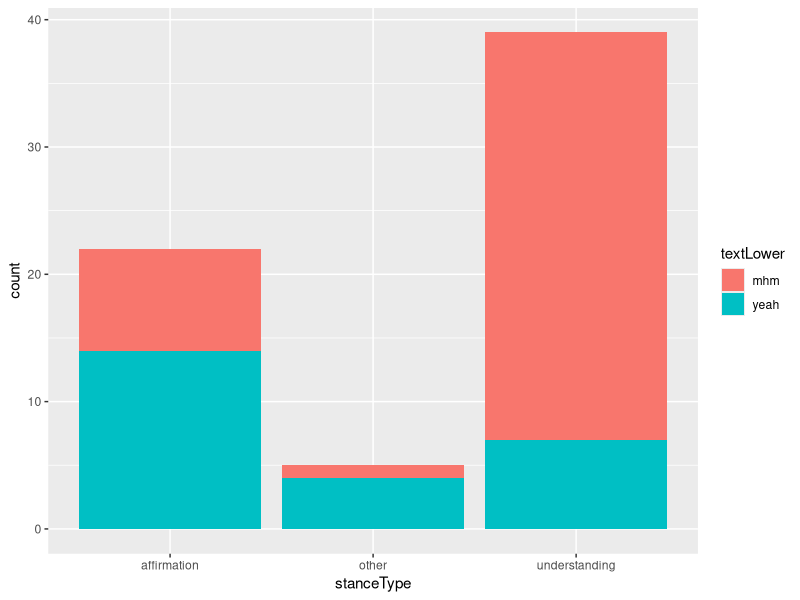
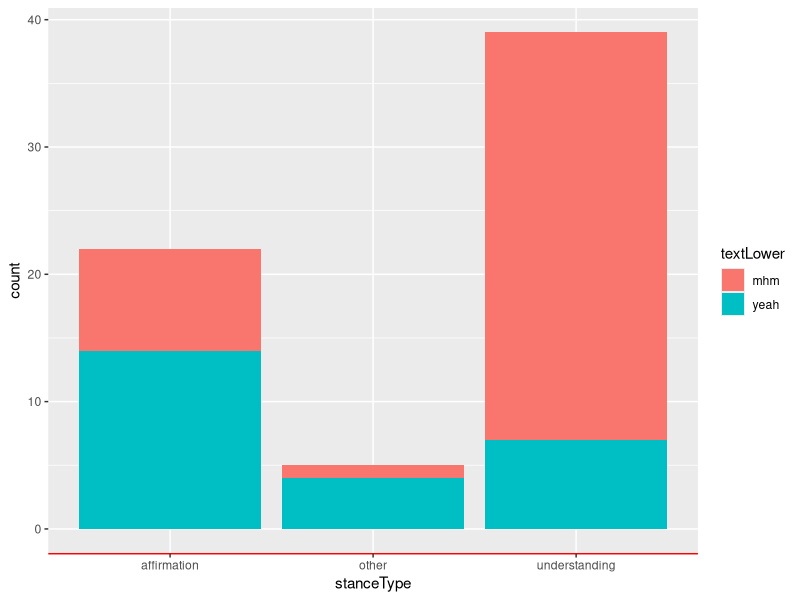
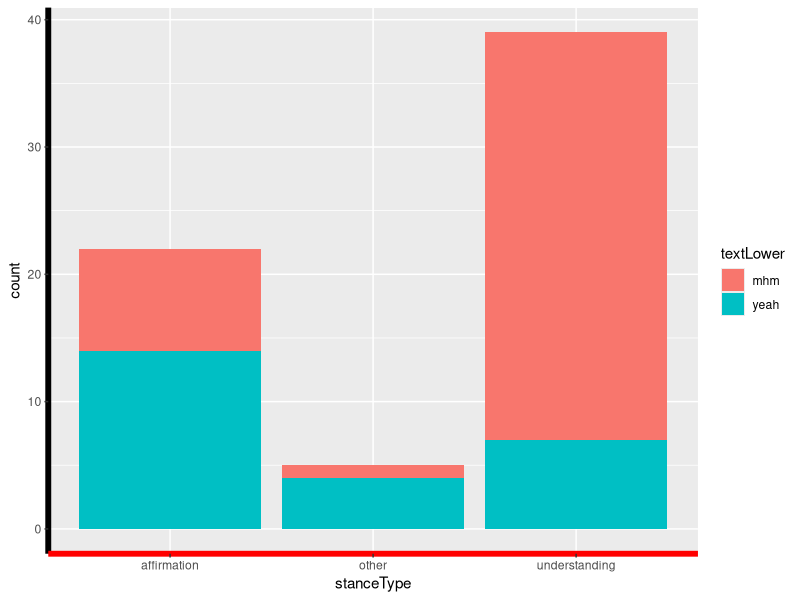
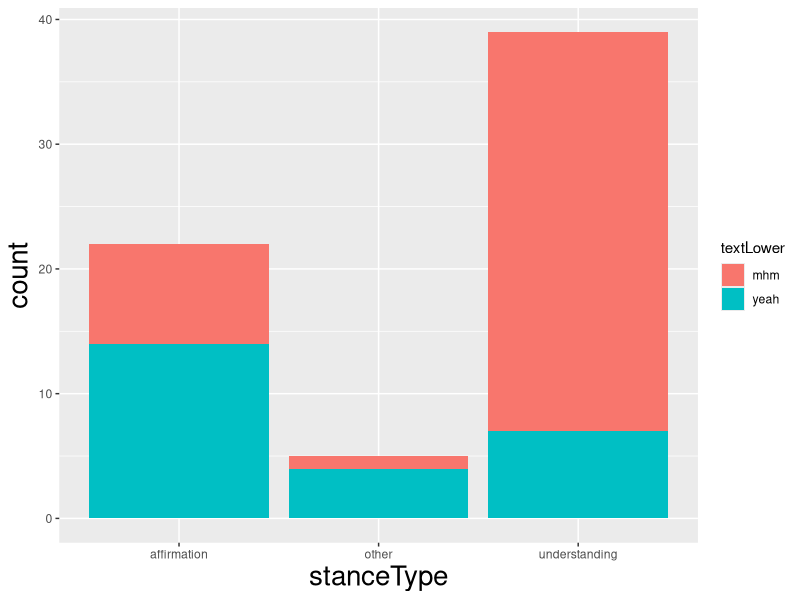
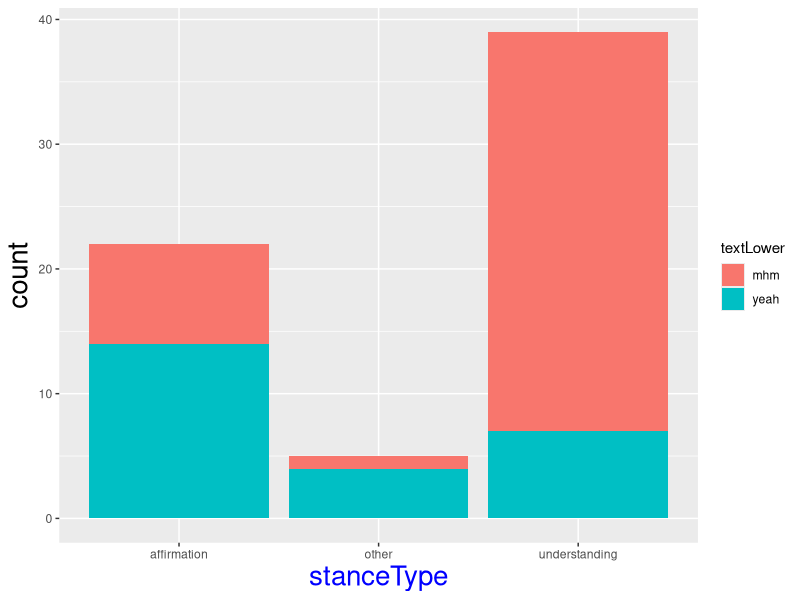
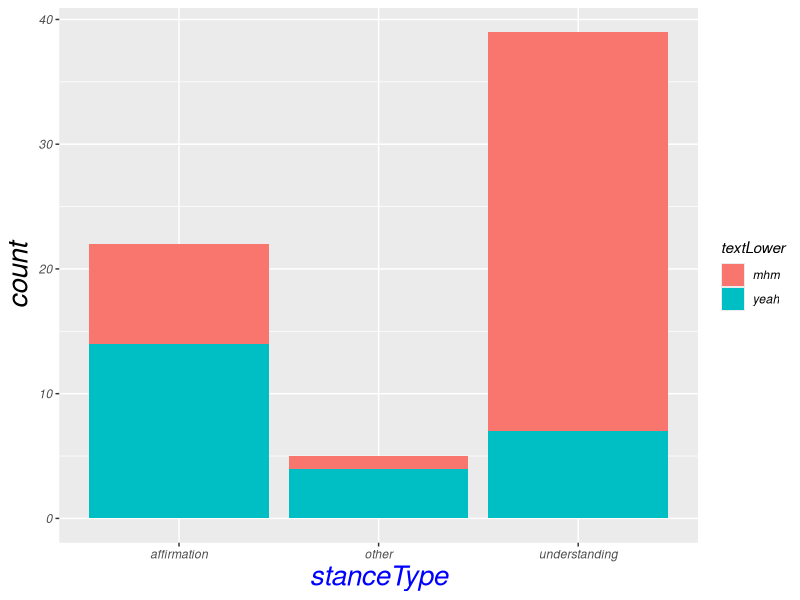
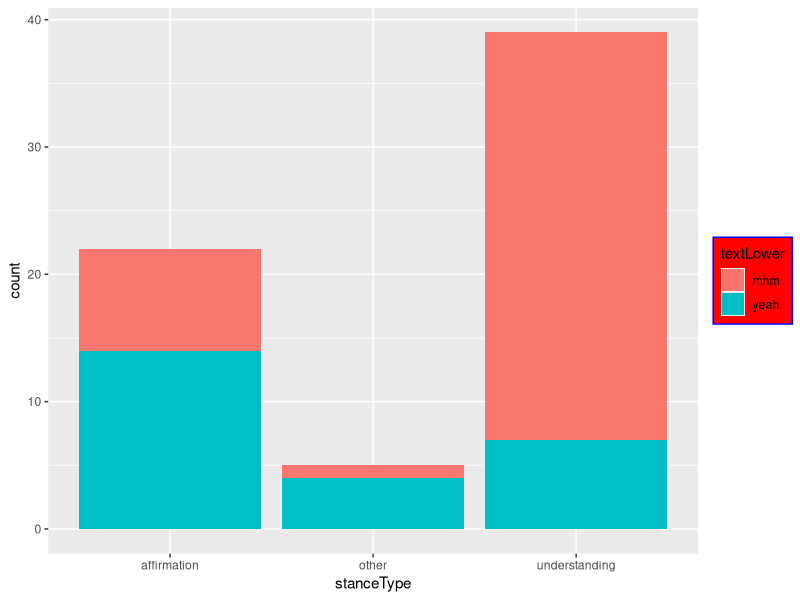
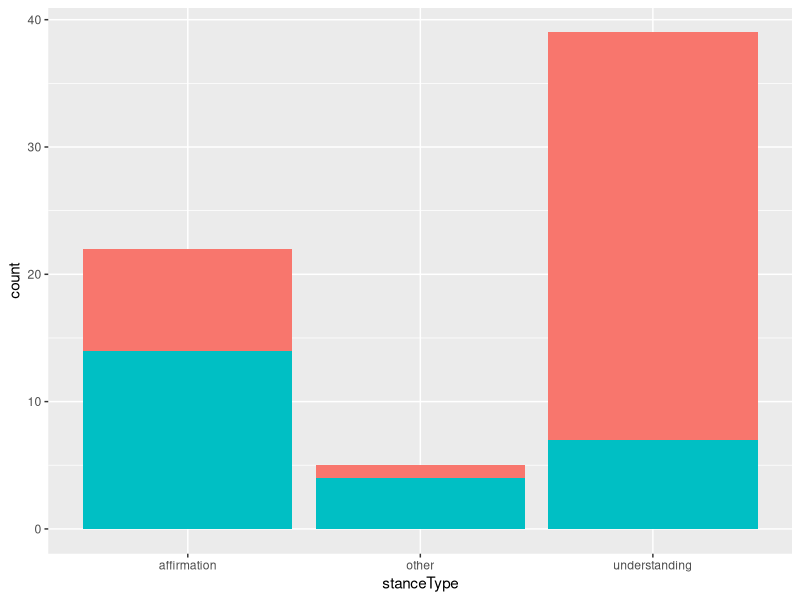

The R script that drew these images, in order: (Note: this script raises an error after producing the figures.)
## ---- chunk 1
#| label: yeah-mhm-data
#| message: false
library(tidyverse)
yeah_mhm <- read_csv("yeah_mhm-small.csv")
yeah_mhm
## ---- chunk 2
#| label: base-plot
bar_plot <- ggplot(yeah_mhm, aes(x = stanceType)) +
  geom_bar(aes(fill = textLower))
bar_plot
## ---- chunk 3
#| label: x-axis-red
bar_plot +
  theme(axis.line.x = element_line(color = "red"))
## ---- chunk 4
#| label: x-axis-red
## ---- chunk 5
#| label: axis-line-2
bar_plot +
  theme(
    axis.line   = element_line(linewidth = 2),
    axis.line.x = element_line(color = "red")
  )
## ---- chunk 6
#| label: axis-title-1
bar_plot +
  theme(
    axis.title = element_text(size = 20)
  )
## ---- chunk 7
#| label: axis-title-2
bar_plot +
  theme(
    axis.title   = element_text(size = 20),
    axis.title.x = element_text(color = "blue")
  )
## ---- chunk 8
#| label: axis-title-3
bar_plot +
  theme(
    text         = element_text(face = "italic"),
    axis.title   = element_text(size = 20),
    axis.title.x = element_text(color = "blue")
  )
## ---- chunk 9
?element_text()
## ---- chunk 10
?theme()
## ---- chunk 11
#| label: element-rect-args-show
#| echo: false
cat("function (fill = NULL, colour = NULL, linewidth = NULL, linetype = NULL, 
          color = NULL, inherit.blank = FALSE, size = deprecated())")
## ---- chunk 12
#| label: legend-background-red
bar_plot +
  theme(legend.background = element_rect(fill = "red", color = "blue"))
## ---- chunk 13
#| label: legend-pos-1
bar_plot +
  theme(legend.position = "none")
## ---- chunk 14
#| label: legend-pos-2
bar_plot +
  theme(legend.position = "top")
## ---- chunk 15
#| label: legend-pos-3
bar_plot +
  theme(legend.position = "right")
## ---- chunk 16
#| label: legend-pos-4
bar_plot +
  theme(legend.position = "bottom")
## ---- chunk 17
#| label: legend-pos-5
bar_plot +
  theme(legend.position = "left")
## ---- chunk 18
#| label: legend-pos-6
bar_plot +
  theme(legend.position = c(.5, .5))
## ---- chunk 19
#| label: legend-pos-7
bar_plot +
  theme(legend.position = c(.2, .8))
## ---- chunk 20
#| label: theme-default
bar_plot
## ---- chunk 21
#| label: theme-minimal
bar_plot +
  theme_minimal()
## ---- chunk 22
#| label: theme-classic
bar_plot +
  theme_classic()
## ---- chunk 23
#| label: theme-grey
bar_plot +
  theme_grey() # Default
## ---- chunk 24
#| label: theme-base_size-1
bar_plot +
  theme_classic(base_size = 5)
## ---- chunk 25
#| label: theme-base_size-2
bar_plot +
  theme_classic(base_size = 15)
## ---- chunk 26
#| label: complete-themes-1
library(ggthemes)
bar_plot +
  theme_excel()
## ---- chunk 27
#| label: complete-themes-2
library(ggthemes)
bar_plot +
  theme_wsj()
## ---- chunk 28
#| label: complete-themes-3
library(ggthemes)
bar_plot +
  theme_wsj(base_size = 10) +
  theme(legend.title = element_blank()) # can substitute any element
## ---- chunk 29
#| label: custom-theme-element-seed
bar_plot +
  theme(axis.line.x = element_line_wiggle(color = "red", amount = 5, seed = 123L),
        legend.background = element_rect_wiggle(color = "black", seed = 123L))
